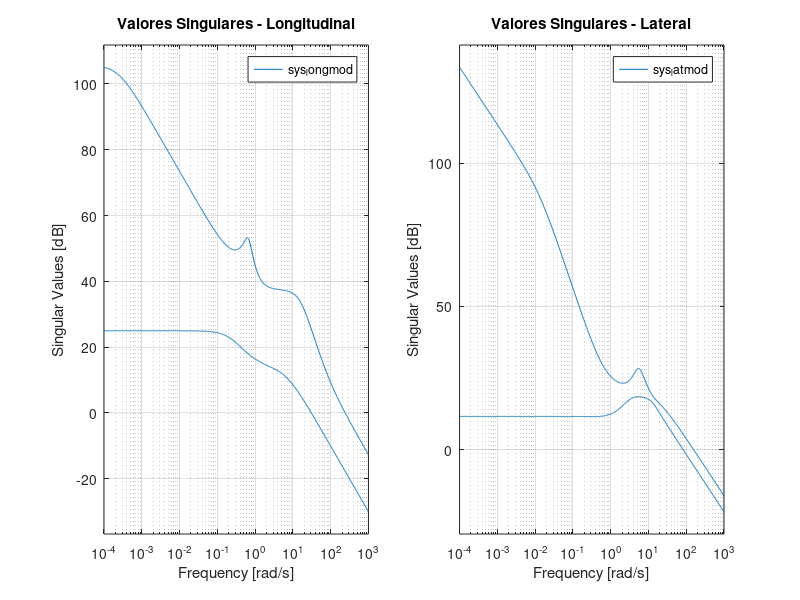
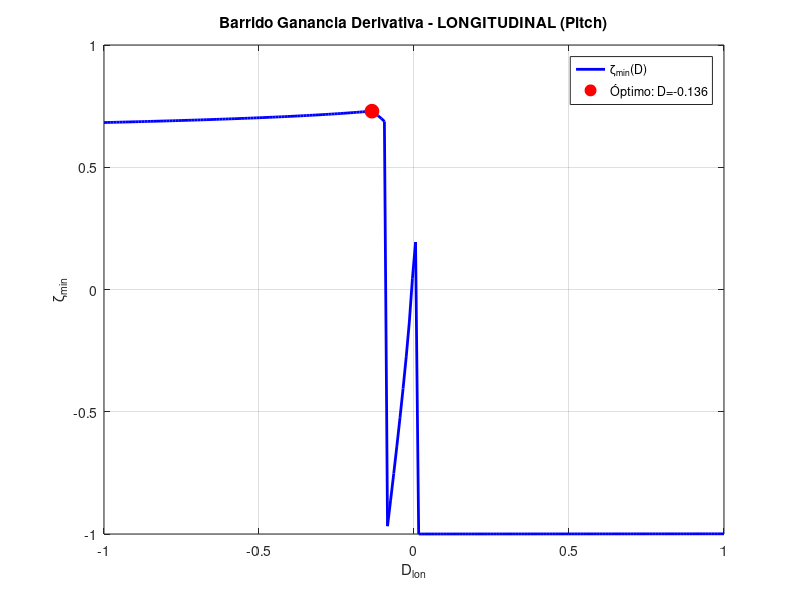
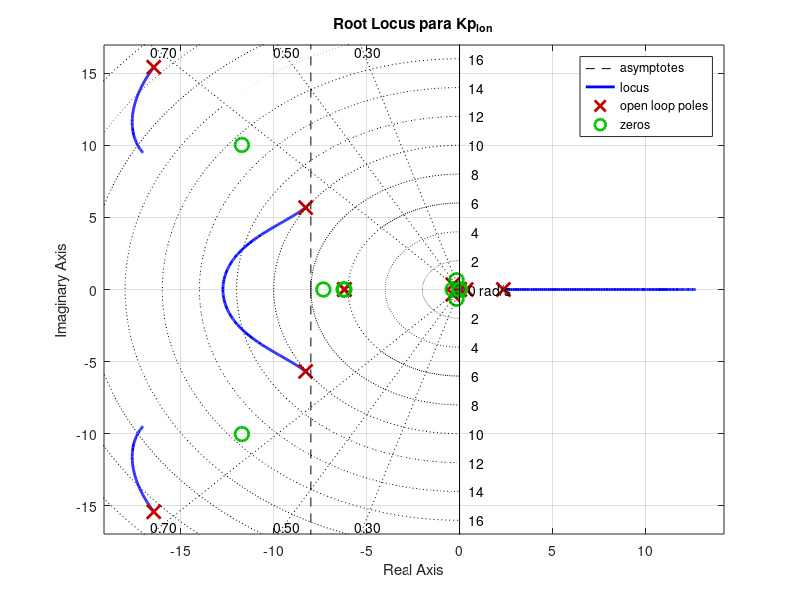
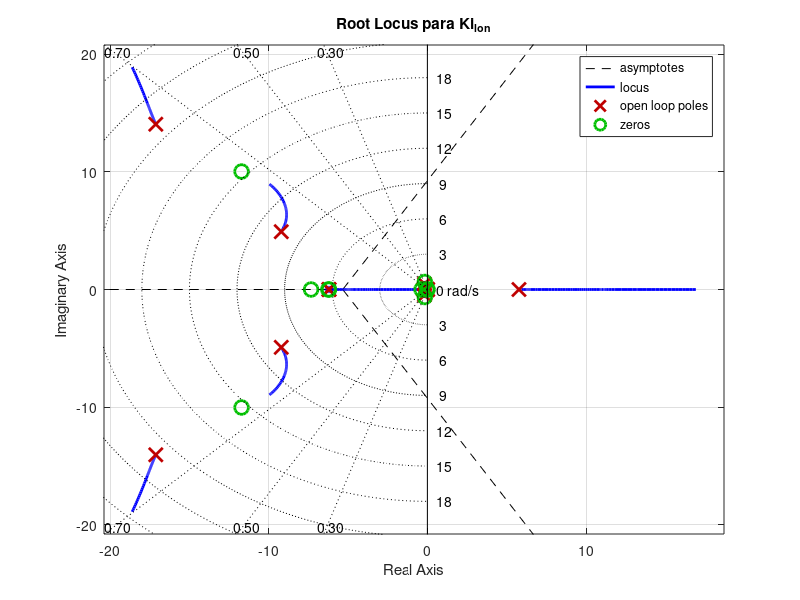

The MATLAB script that drew these images, in order: (Note: this script raises an error after producing the figures.)
%% CONTROL ROBUSTO Y ANÁLISIS DE DESEMPEÑO: VEHÍCULO AÉREO NO TRIPULADO
% Universidad Nacional de Colombia
% Solución Completa - Modelos Reales del UAV
% Implementación CORRECTA: PI+D Longitudinal + Lateral + Direccional

clear all; close all; clc;

%% ========================================================================
% PARTE 0: CARGA Y PREPARACIÓN DE MODELOS REALES
% ========================================================================

fprintf('========================================\n');
fprintf('CARGA DE MODELOS REALES DEL UAV\n');
fprintf('========================================\n\n');

% MODELO LONGITUDINAL (6 estados, 2 entradas, 7 salidas)
A_longmod = [
    -0.5961   0.8011  -0.8710  -9.7915   0.0001   0.0126;
    -0.7454  -7.5810  15.7162  -0.5272  -0.0009   0;
     1.0417  -7.4269 -15.8518   0       -0.0000  -0.0132;
     0        0        1.0000   0        0        0;
    -0.0538   0.9986   0      -17.0000   0        0;
   135.8430   7.3147   0        0       -0.0827  -5.9187
];

B_longmod = [
     0.4681      0;
    -2.7109      0;
  -134.0661      0;
     0           0;
     0           0;
     0      2506.1
];

C_longmod = [
     0.9986   0.0538   0   0   0   0;
    -0.0032   0.0587   0   0   0   0;
     0        0        1   0   0   0;
     0        0        0   1   0   0;
     0        0        0   0  -1   0;
    -0.5961   0.8011   0.0431   0   0.0001   0.0126;
    -0.7454  -7.5810  -1.2592   0  -0.0009   0
];

D_longmod = zeros(7,2);

% MODELO LATERAL (5 estados, 2 entradas, 6 salidas)
A_latmod = [
    -0.8750   0.8751 -16.8197   9.7914   0;
    -2.8312 -16.1385   3.3768   0        0;
     1.7063   0.5154  -2.7828   0        0;
     0        1.0000   0.0538   0        0;
     0        0        1.0014   0        0
];

B_latmod = [
     0        5.3170;
  -156.9094  -5.0216;
    11.5366 -82.2714;
     0        0;
     0        0
];

C_latmod = [
     0.0588   0   0   0   0;
     0        1   0   0   0;
     0        0   1   0   0;
     0        0   0   1   0;
     0        0   0   0   1;
     0        0   0   0   0
];

D_latmod = zeros(6,2);

% Limpiar valores despreciables (Instrucción 1)
threshold = 1e-3;
A_longmod(abs(A_longmod) < threshold) = 0;
B_longmod(abs(B_longmod) < threshold) = 0;
C_longmod(abs(C_longmod) < threshold) = 0;
A_latmod(abs(A_latmod) < threshold) = 0;
B_latmod(abs(B_latmod) < threshold) = 0;
C_latmod(abs(C_latmod) < threshold) = 0;

fprintf('✓ Matrices limpiadas\n\n');

sys_longmod = ss(A_longmod, B_longmod, C_longmod, D_longmod);
sys_latmod = ss(A_latmod, B_latmod, C_latmod, D_latmod);

fprintf('📊 MODELOS CARGADOS:\n');
fprintf('  Longitudinal: %d estados, %d entradas, %d salidas\n', ...
    size(A_longmod,1), size(B_longmod,2), size(C_longmod,1));
fprintf('  Lateral:      %d estados, %d entradas, %d salidas\n', ...
    size(A_latmod,1), size(B_latmod,2), size(C_latmod,1));

%% ========================================================================
% PARTE 1: ANÁLISIS DE POLOS Y CEROS (Instrucción 2)
% ========================================================================

fprintf('\n========================================\n');
fprintf('ANÁLISIS DE POLOS Y CEROS\n');
fprintf('========================================\n\n');

polos_long = eig(A_longmod);
fprintf('🎯 POLOS LONGITUDINALES:\n');
for i = 1:length(polos_long)
    if abs(imag(polos_long(i))) > 1e-6
        wn = abs(polos_long(i));
        zeta = -real(polos_long(i))/wn;
        fprintf('  p%d = %.4f ± %.4fj  (ωn=%.4f, ζ=%.4f)\n', i, ...
            real(polos_long(i)), abs(imag(polos_long(i))), wn, zeta);
    else
        fprintf('  p%d = %.4f\n', i, polos_long(i));
    end
end

polos_lat = eig(A_latmod);
fprintf('\n🎯 POLOS LATERALES:\n');
for i = 1:length(polos_lat)
    if abs(imag(polos_lat(i))) > 1e-6
        wn = abs(polos_lat(i));
        zeta = -real(polos_lat(i))/wn;
        fprintf('  p%d = %.4f ± %.4fj  (ωn=%.4f, ζ=%.4f)\n', i, ...
            real(polos_lat(i)), abs(imag(polos_lat(i))), wn, zeta);
    else
        fprintf('  p%d = %.4f\n', i, polos_lat(i));
    end
end

if all(real(polos_long) < 0)
    fprintf('\n✓ Sistema longitudinal ESTABLE\n');
else
    fprintf('\n✗ Sistema longitudinal INESTABLE\n');
end

if all(real(polos_lat) < 0)
    fprintf('✓ Sistema lateral ESTABLE\n');
else
    fprintf('✗ Sistema lateral INESTABLE\n');
end

%% ========================================================================
% PARTE 2: BARRIDO DE AMORTIGUAMIENTO (Instrucción 3)
% ========================================================================

fprintf('\n========================================\n');
fprintf('BARRIDO DE AMORTIGUAMIENTO\n');
fprintf('========================================\n\n');

all_poles = [polos_long; polos_lat];
zetas = [];
wns = [];

for i = 1:length(all_poles)
    if abs(imag(all_poles(i))) > 1e-6
        wn = abs(all_poles(i));
        zeta = -real(all_poles(i))/wn;
        zetas = [zetas; zeta];
        wns = [wns; wn];
    end
end

[min_zeta, idx_min] = min(zetas);

fprintf('⚠️  PEOR AMORTIGUAMIENTO: ζ = %.4f\n', min_zeta);
fprintf('    ωn = %.4f rad/s (%.2f Hz)\n\n', wns(idx_min), wns(idx_min)/(2*pi));

%% ========================================================================
% PARTE 3: ANÁLISIS DE ACOPLAMIENTO (Instrucciones 4 y 5)
% ========================================================================

fprintf('========================================\n');
fprintf('ANÁLISIS DE ACOPLAMIENTO\n');
fprintf('========================================\n\n');

% Instrucción 4: Heading
fprintf('🔗 ACOPLAMIENTO DEL HEADING (ψ):\n');
coupling_matrix = abs(A_latmod);
coupling_heading = coupling_matrix(5,:) + coupling_matrix(:,5)';
coupling_heading(5) = 0;

state_names_lat = {'v', 'p', 'r', 'φ', 'ψ'};
[max_coupling, max_idx] = max(coupling_heading);
fprintf('  Estado más acoplado: %s (%.4f)\n\n', state_names_lat{max_idx}, max_coupling);

% Instrucción 5: Vel x Rotación
fprintf('🔄 ACOPLAMIENTO u ↔ q:\n');
fprintf('  u → q: %.4f\n', A_longmod(3,1));
fprintf('  q → u: %.4f\n\n', A_longmod(1,3));

% Instrucción 6: Canal acelerador
fprintf('⚙️  CANAL ACELERADOR: B(6,2) = %.1f\n\n', B_longmod(6,2));

%% ========================================================================
% PARTE 4: VALORES SINGULARES
% ========================================================================

freq = logspace(-4, 3, 1000);

figure('Name', 'Valores Singulares', 'Position', [100 100 1200 400]);
subplot(1,2,1);
sigma(sys_longmod, freq);
title('Valores Singulares - Longitudinal');
grid on;

subplot(1,2,2);
sigma(sys_latmod, freq);
title('Valores Singulares - Lateral');
grid on;

%% ========================================================================
% PARTE 5: DISEÑO PI+D LONGITUDINAL (PITCH)
% ========================================================================

fprintf('========================================\n');
fprintf('DISEÑO PI+D LONGITUDINAL (PITCH)\n');
fprintf('========================================\n\n');

% Extraer G1 (δe→θ) y G2 (δe→q)
[num_G1_lon, den_G1_lon] = ss2tf(A_longmod, B_longmod(:,1), C_longmod(4,:), D_longmod(4,1));
G1_lon = tf(num_G1_lon, den_G1_lon);

[num_G2_lon, den_G2_lon] = ss2tf(A_longmod, B_longmod(:,1), C_longmod(3,:), D_longmod(3,1));
G2_lon = tf(num_G2_lon, den_G2_lon);

fprintf('✓ G1_lon: δe → θ\n');
fprintf('✓ G2_lon: δe → q\n\n');

% Barrido de D longitudinal
D_values_lon = linspace(-1, 1, 200);
min_zeta_lon = zeros(size(D_values_lon));

fprintf('Barrido de D_lon...\n');
for k = 1:length(D_values_lon)
    D = D_values_lon(k);
    try
        G_inner_temp = feedback(G1_lon, D*G2_lon, -1);
        polos_inner = pole(G_inner_temp);
        
        zetas_temp = [];
        for i = 1:length(polos_inner)
            if abs(imag(polos_inner(i))) > 1e-6
                wn = abs(polos_inner(i));
                zeta = -real(polos_inner(i))/wn;
                zetas_temp = [zetas_temp; zeta];
            end
        end
        
        if ~isempty(zetas_temp)
            min_zeta_lon(k) = min(zetas_temp);
        else
            min_zeta_lon(k) = 1;
        end
    catch
        min_zeta_lon(k) = -10;
    end
end

[max_zeta_lon, idx_max_lon] = max(min_zeta_lon);
D_opt_lon = D_values_lon(idx_max_lon);

fprintf('✓ D_lon óptimo = %.4f (ζ = %.4f)\n\n', D_opt_lon, max_zeta_lon);

figure('Name', 'Barrido D - Longitudinal');
plot(D_values_lon, min_zeta_lon, 'b-', 'LineWidth', 2);
hold on;
plot(D_opt_lon, max_zeta_lon, 'ro', 'MarkerSize', 10, 'MarkerFaceColor', 'r');
xlabel('D_{lon}'); ylabel('ζ_{min}');
title('Barrido Ganancia Derivativa - LONGITUDINAL (Pitch)');
grid on;
legend('ζ_{min}(D)', sprintf('Óptimo: D=%.3f', D_opt_lon));
hold off;

% Sistema interno longitudinal
G_inner_lon = feedback(G1_lon, D_opt_lon*G2_lon, -1);

% Root Locus Kp
figure('Name', 'Root Locus Kp - Longitudinal');
rlocus(G_inner_lon);
title('Root Locus para Kp_{lon}');
grid on; sgrid([0.3 0.5 0.7], []);

Kp_lon = 0.75;
fprintf('Kp_lon = %.3f\n', Kp_lon);

% Root Locus Ki
s = tf('s');
figure('Name', 'Root Locus Ki - Longitudinal');
% CORRECTO
G_with_Kp = feedback(G_inner_lon * Kp_lon, 1);
rlocus(G_with_Kp / s);title('Root Locus para Ki_{lon}');
grid on; sgrid([0.3 0.5 0.7], []);

Ki_lon = 0.437;
fprintf('Ki_lon = %.3f\n\n', Ki_lon);

% Controlador PI+D longitudinal
C_PI_lon = Kp_lon + Ki_lon/s;
T_lon_pid = feedback(G_inner_lon * C_PI_lon, 1);

fprintf('✓ PI+D LONGITUDINAL:\n');
fprintf('  D  = %.4f\n', D_opt_lon);
fprintf('  Kp = %.4f\n', Kp_lon);
fprintf('  Ki = %.4f\n\n', Ki_lon);
%% %% ============================
%  H-infinity: LONGITUDINAL (δe→θ)
% =============================

% Selecciona canal: entrada δe (col 1), salida θ (fila 4)
[num_Gth, den_Gth] = ss2tf(A_longmod, B_longmod(:,1), C_longmod(4,:), D_longmod(4,1));
Gth = tf(num_Gth, den_Gth);
Gth = minreal(Gth);

% ===== Especificaciones en rad/s =====
wb  = 2*pi*8;   % BW deseada >= 8 Hz
wp  = 2*pi*6;   % perturbación hasta 6 Hz

% ===== Escala de actuador (≈ ±30°) =====
% Normalizamos el canal de control para que "1" ≈ 30°.
u_max_rad = pi/6;   % 30 grados
Su = u_max_rad;     % factor de escala
Gth_n = Gth * Su;   % planta normalizada en la entrada (control "unitario" = 30°)

% ===== Pesos de diseño (mixed-sensitivity) =====
s = tf('s');

% 1) Wp sobre S para seguimiento/robustez (BW >= 8 Hz, |S(0)| pequeño)
%    Forma tipo (s/M + wb)/(s + wb*A)
M  = 1.5;      % bound de pico de S (Ms ≲ M)
A  = 1e-3;     % error estático (S(0) ≲ A)
Wp = (s/M + wb) / (s + wb*A);

% 2) Wu sobre KS para limitar esfuerzo de control (≈ saturación a 1 [=30°])
%    Ganancia constante + ligero roll-off alto
Wu = (1/0.7) * (s/wp + 1) / (s/(6*wp) + 1);
%   penaliza KS en banda útil; 1/0.7 ≈ 1.43 da margen antes de saturar

% 3) Wt sobre T para rechazo de ruido de medición (ruido blanco ~ 1e-4)
%    T pequeño por encima de ~6–8 Hz.
%    Forma tipo (s/Mt + wt)/(s + wt*At) con At pequeño para gran atenuación HF
Mt = 1.3;      % bound de pico de T
At = 1e-3;     % T(w→∞) pequeño
wt = wb;       % transición ~ BW
Wt = (s/Mt + wt) / (s + wt*At);

% ===== Síntesis H∞ (mixed-sensitivity) =====
% min || [Wp*S ; Wu*K*S ; Wt*T] ||∞
[Khinf, CLhinf, gamma] = mixsyn(Gth_n, Wp, Wu, Wt);
Khinf = minreal(Khinf);

fprintf('\n=== H∞ (longitudinal) ===\n');
fprintf('gamma = %.3f\n', gamma);

% Controlador des-normalizado (volver a unidades originales de δe)
% Gth_n = Gth * Su  =>  K_phys = Khinf / Su
K_phys = Khinf / Su;
K_phys = minreal(K_phys);

% ===== Chequeos con sigma =====
S = feedback(1,  Gth_n*Khinf);    % Sensitivity
T = feedback(Gth_n*Khinf, 1);     % Complementary Sensitivity
KS = minreal(series(Khinf, S));   % KS

w = logspace(0, 3, 800); % 1 rad/s a 1000 rad/s

figure('Name','Hinf Checks (sigma) - Longitudinal','Position',[50 50 1200 800]);
subplot(3,1,1);
sigma(Wp*S, w); grid on; title('|Wp*S| (seguimiento/robustez)');
yline(0,':'); % 0 dB
subplot(3,1,2);
sigma(Wu*KS, w); grid on; title('|Wu*K*S| (esfuerzo de control)');
yline(0,':');
subplot(3,1,3);
sigma(Wt*T, w); grid on; title('|Wt*T| (rechazo de ruido)');
yline(0,':');

% Norma Hinf aproximada (máx. valor singular)
fprintf('||Wp*S||∞ ≈ %.2f dB\n', mag2db(max(squeeze(sigma(Wp*S, w)))));
fprintf('||Wu*KS||∞ ≈ %.2f dB\n', mag2db(max(squeeze(sigma(Wu*KS, w)))));
fprintf('||Wt*T||∞ ≈ %.2f dB\n', mag2db(max(squeeze(sigma(Wt*T, w)))));

% ===== Verificación de BW y ruido =====
figure('Name','S & T - Longitudinal'); 
subplot(2,1,1); sigma(S, w); grid on; title('S (sensibilidad)');
xline(wb,'--r','BW target');
subplot(2,1,2); sigma(T, w); grid on; title('T (compl. sensibilidad)');
xline(wp,'--k','noise/dist. cutoff');

% ===== Respuesta temporal y damping =====
T_cl = feedback(Gth*K_phys, 1);  % usar planta sin normalizar y K físico
figure('Name','Step θ (Longitudinal)'); 
step(T_cl, 3); grid on; title('Paso en θ (1 rad)');

% Polos y amortiguamiento aproximado (pares complejos)
p_cl = pole(T_cl);
cc  = p_cl(abs(imag(p_cl))>1e-6);
zeta = -real(cc)./abs(cc);
fprintf('ζ mínimos (pares complejos): ');
if ~isempty(zeta), fprintf('%.3f ', min(zeta)); else, fprintf('N/A '); end
fprintf('\n');

% Estimación de saturación de control ante escalón
[yc,tc,xc] = step(feedback(series(Gth, K_phys), 1), 2);
% señal de control u = K * e  (para referencia unitaria)
% construir lazo para registrar u:
sys_u = feedback(K_phys, Gth);  % desde r a u (cuando se arma de forma estándar)
figure('Name','Control Effort (u)'); 
step(sys_u, 2); grid on; title('Señal de control u (rad). Límite ≈ ±π/6');

% ===== Reporte rápido =====
fprintf('\n[REPORTE H∞ Longitudinal]\n');
fprintf('- BW objetivo: %.2f Hz | BW observada (cruce T≈-3dB): inspeccionar curva T\n', wb/2/pi);
fprintf('- Robustez (incertidumbre aditiva de entrada hasta 6 Hz): ver |Wp*S| y |Wu*KS|\n');
fprintf('- Ruido (longitudinal ~1e-4): ver caída de T por encima de ~6–8 Hz\n');
fprintf('- Esfuerzo de control: revisar step de u, chequear |u|max ≲ %.3f rad (30°)\n', u_max_rad);

%% ========================================================================
% PARTE 6: DISEÑO PI+D LATERAL (ROLL - φ)
% ========================================================================

fprintf('========================================\n');
fprintf('DISEÑO PI+D LATERAL (ROLL)\n');
fprintf('========================================\n\n');

% Extraer G1_roll (δa→φ) y G2_roll (δa→p)
[num_G1_roll, den_G1_roll] = ss2tf(A_latmod, B_latmod(:,1), C_latmod(4,:), D_latmod(4,1));
G1_roll = tf(num_G1_roll, den_G1_roll);

[num_G2_roll, den_G2_roll] = ss2tf(A_latmod, B_latmod(:,1), C_latmod(2,:), D_latmod(2,1));
G2_roll = tf(num_G2_roll, den_G2_roll);

fprintf('✓ G1_roll: δa → φ (roll angle)\n');
fprintf('✓ G2_roll: δa → p (roll rate)\n\n');

% Barrido de D roll
D_values_roll = linspace(-1, 1, 200);
min_zeta_roll = zeros(size(D_values_roll));

fprintf('Barrido de D_roll...\n');
for k = 1:length(D_values_roll)
    D = D_values_roll(k);
    try
        G_inner_temp = feedback(G1_roll, D*G2_roll, -1);
        polos_inner = pole(G_inner_temp);
        
        zetas_temp = [];
        for i = 1:length(polos_inner)
            if abs(imag(polos_inner(i))) > 1e-6
                wn = abs(polos_inner(i));
                zeta = -real(polos_inner(i))/wn;
                zetas_temp = [zetas_temp; zeta];
            end
        end
        
        if ~isempty(zetas_temp)
            min_zeta_roll(k) = min(zetas_temp);
        else
            min_zeta_roll(k) = 1;
        end
    catch
        min_zeta_roll(k) = -10;
    end
end

[max_zeta_roll, idx_max_roll] = max(min_zeta_roll);
D_opt_roll = D_values_roll(idx_max_roll);

fprintf('✓ D_roll óptimo = %.4f (ζ = %.4f)\n\n', D_opt_roll, max_zeta_roll);

figure('Name', 'Barrido D - Roll');
plot(D_values_roll, min_zeta_roll, 'b-', 'LineWidth', 2);
hold on;
plot(D_opt_roll, max_zeta_roll, 'ro', 'MarkerSize', 10, 'MarkerFaceColor', 'r');
xlabel('D_{roll}'); ylabel('ζ_{min}');
title('Barrido Ganancia Derivativa - LATERAL (Roll)');
grid on;
legend('ζ_{min}(D)', sprintf('Óptimo: D=%.3f', D_opt_roll));
hold off;

% Sistema interno roll
G_inner_roll = feedback(G1_roll, D_opt_roll*G2_roll, -1);

% Root Locus Kp roll
figure('Name', 'Root Locus Kp - Roll');
rlocus(G_inner_roll);
title('Root Locus para Kp_{roll}');
grid on; sgrid([0.3 0.5 0.7], []);

Kp_roll = 0.7;
fprintf('Kp_roll = %.3f\n', Kp_roll);

% Root Locus Ki roll
figure('Name', 'Root Locus Ki - Roll');
% CORRECTO
G_with_Kp_roll = feedback(G_inner_roll * Kp_roll, 1);
rlocus(G_with_Kp_roll / s);
title('Root Locus para Ki_{roll}');
grid on; sgrid([0.3 0.5 0.7], []);


Ki_roll = 0.05;
fprintf('Ki_roll = %.3f\n\n', Ki_roll);

% Controlador PI+D roll
C_PI_roll = Kp_roll + Ki_roll/s;
T_roll = feedback(G_inner_roll * C_PI_roll, 1);

fprintf('✓ PI+D ROLL:\n');
fprintf('  D  = %.4f\n', D_opt_roll);
fprintf('  Kp = %.4f\n', Kp_roll);
fprintf('  Ki = %.4f\n\n', Ki_roll);

%% ========================================================================
% PARTE 7: DISEÑO PI+D DIRECCIONAL (YAW - ψ)
% ========================================================================

fprintf('========================================\n');
fprintf('DISEÑO PI+D DIRECCIONAL (YAW)\n');
fprintf('========================================\n\n');

% Extraer G1_yaw (δr→ψ) y G2_yaw (δr→r)
[num_G1_yaw, den_G1_yaw] = ss2tf(A_latmod, B_latmod(:,2), C_latmod(5,:), D_latmod(5,2));
G1_yaw = tf(num_G1_yaw, den_G1_yaw);

[num_G2_yaw, den_G2_yaw] = ss2tf(A_latmod, B_latmod(:,2), C_latmod(3,:), D_latmod(3,2));
G2_yaw = tf(num_G2_yaw, den_G2_yaw);

fprintf('✓ G1_yaw: δr → ψ (yaw angle)\n');
fprintf('✓ G2_yaw: δr → r (yaw rate)\n\n');

% Barrido de D yaw
D_values_yaw = linspace(-1, 1, 200);
min_zeta_yaw = zeros(size(D_values_yaw));

fprintf('Barrido de D_yaw...\n');
for k = 1:length(D_values_yaw)
    D = D_values_yaw(k);
    try
        G_inner_temp = feedback(G1_yaw, D*G2_yaw, -1);
        polos_inner = pole(G_inner_temp);
        
        zetas_temp = [];
        for i = 1:length(polos_inner)
            if abs(imag(polos_inner(i))) > 1e-6
                wn = abs(polos_inner(i));
                zeta = -real(polos_inner(i))/wn;
                zetas_temp = [zetas_temp; zeta];
            end
        end
        
        if ~isempty(zetas_temp)
            min_zeta_yaw(k) = min(zetas_temp);
        else
            min_zeta_yaw(k) = 1;
        end
    catch
        min_zeta_yaw(k) = -10;
    end
end

[max_zeta_yaw, idx_max_yaw] = max(min_zeta_yaw);
D_opt_yaw = D_values_yaw(idx_max_yaw);

fprintf('✓ D_yaw óptimo = %.4f (ζ = %.4f)\n\n', D_opt_yaw, max_zeta_yaw);

figure('Name', 'Barrido D - Yaw');
plot(D_values_yaw, min_zeta_yaw, 'b-', 'LineWidth', 2);
hold on;
plot(D_opt_yaw, max_zeta_yaw, 'ro', 'MarkerSize', 10, 'MarkerFaceColor', 'r');
xlabel('D_{yaw}'); ylabel('ζ_{min}');
title('Barrido Ganancia Derivativa - DIRECCIONAL (Yaw)');
grid on;
legend('ζ_{min}(D)', sprintf('Óptimo: D=%.3f', D_opt_yaw));
hold off;

% Sistema interno yaw
G_inner_yaw = feedback(G1_yaw, D_opt_yaw*G2_yaw, -1);

% Root Locus Kp yaw
figure('Name', 'Root Locus Kp - Yaw');
rlocus(G_inner_yaw);
title('Root Locus para Kp_{yaw}');
grid on; sgrid([0.3 0.5 0.7], []);

Kp_yaw = 0.7;
fprintf('Kp_yaw = %.3f\n', Kp_yaw);

% Root Locus Ki yaw
figure('Name', 'Root Locus Ki - Yaw');
% CORRECTO
G_with_Kp_yaw = feedback(G_inner_yaw * Kp_yaw, 1);
rlocus(G_with_Kp_yaw / s);
title('Root Locus para Ki_{yaw}');
grid on; sgrid([0.3 0.5 0.7], []);

Ki_yaw = 0.1;
fprintf('Ki_yaw = %.3f\n\n', Ki_yaw);

% Controlador PI+D yaw
C_PI_yaw = Kp_yaw + Ki_yaw/s;
T_yaw = feedback(G_inner_yaw * C_PI_yaw, 1);

fprintf('✓ PI+D YAW:\n');
fprintf('  D  = %.4f\n', D_opt_yaw);
fprintf('  Kp = %.4f\n', Kp_yaw);
fprintf('  Ki = %.4f\n\n', Ki_yaw);

%% ========================================================================
% PARTE 8: DISEÑO H-INFINITY
% ========================================================================

fprintf('========================================\n');
fprintf('DISEÑO H∞\n');
fprintf('========================================\n\n');

M = 2; w0 = 10; epsilon = 0.01;
W1 = tf([1/M w0], [1 w0*epsilon]);
W2 = tf([1 10], [1 100]);
W3 = tf([1 20], [0.5 20]);

P_lon = augw(G1_lon, W1, W2, W3);
P_roll = augw(G1_roll, W1, W2, W3);
P_yaw = augw(G1_yaw, W1, W2, W3);

[K_hinf_lon, ~, gamma_lon] = hinfsyn(P_lon, 1, 1);
[K_hinf_roll, ~, gamma_roll] = hinfsyn(P_roll, 1, 1);
[K_hinf_yaw, ~, gamma_yaw] = hinfsyn(P_yaw, 1, 1);

T_lon_hinf = feedback(G1_lon * K_hinf_lon, 1);
T_roll_hinf = feedback(G1_roll * K_hinf_roll, 1);
T_yaw_hinf = feedback(G1_yaw * K_hinf_yaw, 1);

fprintf('✓ γ_lon  = %.3f\n', gamma_lon);
fprintf('✓ γ_roll = %.3f\n', gamma_roll);
fprintf('✓ γ_yaw  = %.3f\n\n', gamma_yaw);

%% ========================================================================
% PARTE 9: COMPARACIONES PI+D vs H∞
% ========================================================================

figure('Name', 'Comparación PI+D vs H∞', 'Position', [100 100 1400 400]);

subplot(1,3,1);
step(T_lon_pid, 'b-', T_lon_hinf, 'r--', 10);
title('LONGITUDINAL (θ)');
xlabel('Tiempo (s)'); ylabel('θ (rad)');
legend('PI+D', 'H∞', 'Location', 'best');
grid on;

subplot(1,3,2);
step(T_roll, 'b-', T_roll_hinf, 'r--', 10);
title('LATERAL (φ - Roll)');
xlabel('Tiempo (s)'); ylabel('φ (rad)');
legend('PI+D', 'H∞', 'Location', 'best');
grid on;

subplot(1,3,3);
step(T_yaw, 'b-', T_yaw_hinf, 'r--', 10);
title('DIRECCIONAL (ψ - Yaw)');
xlabel('Tiempo (s)'); ylabel('ψ (rad)');
legend('PI+D', 'H∞', 'Location', 'best');
grid on;

